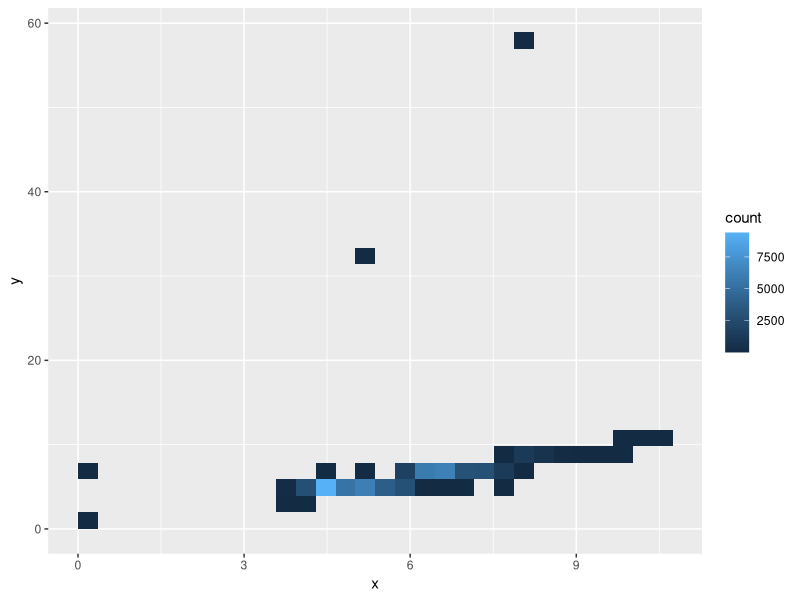
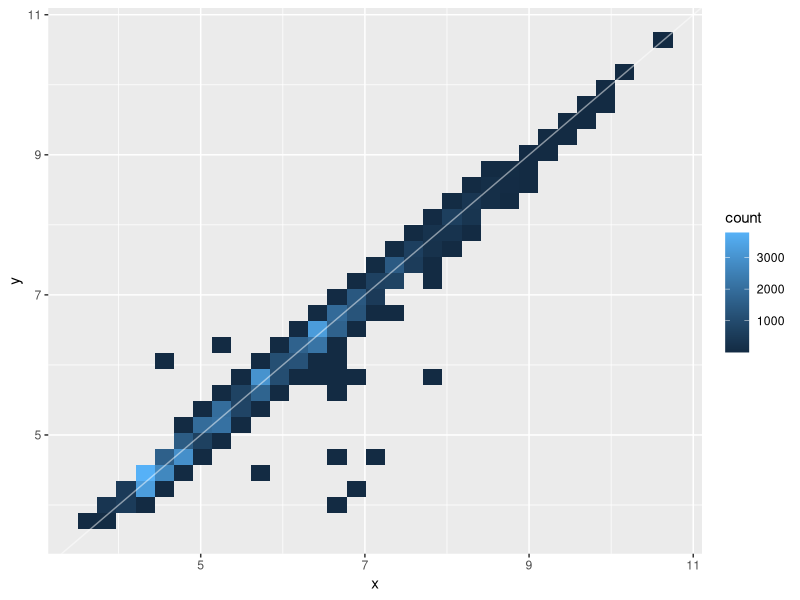

Reproduce these figures in R, in order.
## ---- chunk 1
knitr::opts_chunk$set(echo = TRUE)
## ---- chunk 2
library(dplyr)
library(magrittr)
library(tidyr)
library(ggplot2)
## ---- chunk 3
# load tidywho from lab
data(who)
tidywho <- who %>% select(`country`, `iso2`, `year`, `new_sp_m014`,  `new_sp_m1524`,`new_sp_m2534`, `new_sp_m3544`, `new_sp_m4554`, `new_sp_m5564`, `new_sp_m65`, `new_sp_f014`, `new_sp_f1524`, `new_sp_f2534`, `new_sp_f3544`, `new_sp_f4554`, `new_sp_f5564`, `new_sp_f65`,  
`new_sn_m014`,  `new_sn_m1524`, `new_sn_m2534`, `new_sn_m3544`, `new_sn_m4554`, `new_sn_m5564`,`new_sn_m65`,   `new_sn_f014`,  `new_sn_f1524`, `new_sn_f2534`, `new_sn_f3544`, `new_sn_f4554`,`new_sn_f5564`, `new_sn_f65`,   
`new_ep_m014`,  `new_ep_m1524`, `new_ep_m2534`, `new_ep_m3544`,`new_ep_m4554`, `new_ep_m5564`, `new_ep_m65`,   `new_ep_f014`,  `new_ep_f1524`, `new_ep_f2534`,`new_ep_f3544`, `new_ep_f4554`, `new_ep_f5564`, `new_ep_f65`,   
`newrel_m014`,  `newrel_m1524`,`newrel_m2534`, `newrel_m3544`, `newrel_m4554`, `newrel_m5564`, `newrel_m65`,   `newrel_f014`,`newrel_f1524`, `newrel_f2534`, `newrel_f3544`, `newrel_f4554`, `newrel_f5564`, `newrel_f65`) %>%
  gather(`new_sp_m014`, `new_sp_m1524`, `new_sp_m2534`, `new_sp_m3544`, `new_sp_m4554`, `new_sp_m5564`, `new_sp_m65`,   `new_sp_f014`, `new_sp_f1524`, `new_sp_f2534`, `new_sp_f3544`, `new_sp_f4554`, `new_sp_f5564`, `new_sp_f65`, 
`new_sn_m014`,  `new_sn_m1524`, `new_sn_m2534`, `new_sn_m3544`, `new_sn_m4554`, `new_sn_m5564`,`new_sn_m65`,   `new_sn_f014`,  `new_sn_f1524`, `new_sn_f2534`, `new_sn_f3544`, `new_sn_f4554`,`new_sn_f5564`, `new_sn_f65`,   
`new_ep_m014`,  `new_ep_m1524`, `new_ep_m2534`, `new_ep_m3544`,`new_ep_m4554`, `new_ep_m5564`, `new_ep_m65`,   `new_ep_f014`,  `new_ep_f1524`, `new_ep_f2534`,`new_ep_f3544`, `new_ep_f4554`, `new_ep_f5564`, `new_ep_f65`,   
`newrel_m014`,  `newrel_m1524`,`newrel_m2534`, `newrel_m3544`, `newrel_m4554`, `newrel_m5564`, `newrel_m65`,   `newrel_f014`,`newrel_f1524`, `newrel_f2534`, `newrel_f3544`, `newrel_f4554`, `newrel_f5564`, `newrel_f65`, key = `subgroup`, value="cases") %>%
  mutate(year = as.integer(year))
## ---- chunk 4
tidy1 <- group_by(tidywho, country, year) 
tidy2 <- summarize(tidy1, newcases=sum(cases, na.rm=TRUE))
tidy3 <- left_join(tidy2, population)
tidy4 <- mutate(tidy3, rate=newcases/population*100000)
## ---- chunk 5
tidywhoyear <- group_by(tidywho, country, year) 
tidywhoyear <- summarize(tidywhoyear, newcases=sum(cases, na.rm=TRUE))
tidywhoyear <- left_join(tidywhoyear, population)
tidywhoyear <- mutate(tidywhoyear, rate=newcases/population*100000)
## ---- chunk 6
tidywhocomp <- mutate(
                  left_join(
                    summarize(
                      group_by(tidywho, country, year), 
                      newcases=sum(cases, na.rm=TRUE)), 
                    population),
            rate=newcases/population*100000)
## ---- chunk 7
tidywhopipe <- tidywho %>% 
    group_by(country, year) %>%
      summarize(newcases=sum(cases, na.rm=TRUE)) %>%
        left_join(population) %>%
          mutate(rate=newcases/population*100000)
## ---- chunk 8
df <- data.frame(
  a = rnorm(10),
  b = rnorm(10),
  c = rnorm(10),
  d = rnorm(10)
)

df <- df %>% mutate(
    a1 = (a - min(a, na.rm = TRUE)) / 
    (max(a, na.rm = TRUE) - min(a, na.rm = TRUE)),
    b1 = (b - min(b, na.rm = TRUE)) /
    (max(b, na.rm = TRUE) - min(a, na.rm = TRUE)),
    c1 = (c - min(c, na.rm = TRUE)) / 
    (max(c, na.rm = TRUE) - min(c, na.rm = TRUE)),
    d1 = (d - min(d, na.rm = TRUE)) / 
    (max(d, na.rm = TRUE) - min(d, na.rm = TRUE))
  )

## ---- chunk 9
rescale01 <- function(x) {
  rng <- range(x, na.rm = TRUE)
  (x - rng[1]) / (rng[2] - rng[1])
}
rescale01(c(0, 5, 10))
## ---- chunk 10
df <- df %>% mutate(
              ascaled = rescale01(a),
              bscaled = rescale01(b),
              cscaled = rescale01(c),
              dscaled = rescale01(d)
)
## ---- chunk 11
1:10 %% 3 == 0
## ---- chunk 12
print(typeof(2))
print(typeof(2L))
## ---- chunk 13
print(sample(10) + 100)
print(1:10 + 1:2)
## ---- chunk 14
1:10 + 1:3
## ---- chunk 15
c(x = 1, y = 2, z = 4)
x <- c("one", "two", "three", "four", "five")
x[c(3, 2, 5)]
## ---- chunk 16
x[c(-1, -3, -5)]
## ---- chunk 17
x <- c(10, 3, NA, 5, 8, 1, NA)
print(x[!is.na(x)])
print(x[x%%2 ==0])
## ---- chunk 18
df <- data.frame(
  a = rnorm(10),
  b = rnorm(10),
  c = rnorm(10),
  d = rnorm(10)
)
## ---- chunk 19
median(df$a)
median(df$b)
median(df$c)
median(df$d)
## ---- chunk 20
output <- vector("double", ncol(df))  # 1. output
for (i in seq_along(df)) {            # 2. sequence
  output[[i]] <- median(df[[i]])      # 3. body
}
output
## ---- chunk 21
means <- c(0, 1, 2)

output <- double()
for (i in seq_along(means)) {
  n <- sample(100, 1)
  output <- c(output, rnorm(n, means[[i]]))
}
str(output)
## ---- chunk 22
out <- vector("list", length(means))
for (i in seq_along(means)) {
  n <- sample(100, 1)
  out[[i]] <- rnorm(n, means[[i]])
}
str(out)
str(unlist(out))
## ---- chunk 23
col_mean <- function(df) {
  output <- vector("double", length(df))
  for (i in seq_along(df)) {
    output[i] <- mean(df[[i]])
  }
  output
}
## ---- chunk 24
col_summary <- function(df, fun) {
  out <- vector("double", length(df))
  for (i in seq_along(df)) {
    out[i] <- fun(df[[i]])
  }
  out
}
col_summary(df, median)
col_summary(df, mean)
col_summary(df, sd)
## ---- chunk 25
library(purrr)
map_dbl(df, mean)
map_dbl(df, median)
map_dbl(df, sd)
## ---- chunk 26
df %>% map_dbl(mean)
df %>% map_dbl(median)
df %>% map_dbl(sd)
## ---- chunk 27
map_dbl(df, mean, trim = 0.5)
map_dbl(df, mean, rm.na = TRUE)
## ---- chunk 28
library(ggplot2, warn.conflicts = FALSE)
library(dplyr, warn.conflicts = FALSE)
library(modelr) # this is in tidyverse, but we have not used it before
## ---- chunk 29
data(diamonds)
nrow(diamonds)
ggplot(diamonds, aes(x,y)) + geom_bin2d() 
## ---- chunk 30
diamonds_ok <- filter(diamonds, x>0, y>0, y < 20)
ggplot(diamonds_ok) + geom_bin2d(aes(x,y)) + geom_abline(slope=1, color="white", alpha=0.5)
## ---- chunk 31
rescale01 <- function(x) {
  rng <- range(x, na.rm = TRUE)
  (x - rng[1]) / (rng[2] - rng[1])
}
rescale01(c(0, 5, 10))
